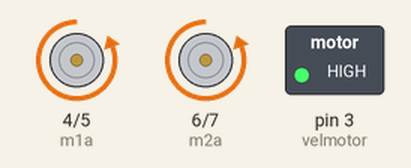
Recording of a sketch running on a simulated Arduino Uno, built with avr-gcc and run on an emulated ATmega328P. Parts: motor-driver pin pairs drawn as motors (green arrow = first pin HIGH = forward, orange = second pin HIGH = backward, longer = more drive), switched loads named in the sketch (green lamp = pin HIGH).

Above: at 1.5 s.
At 3.05 s:
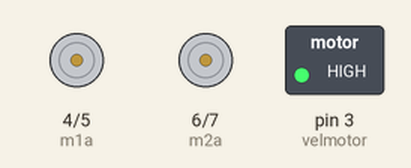
At 4.6 s:
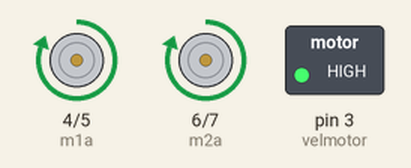
Timing chart, 0 to 7.0 s (numbered marks = the images above):
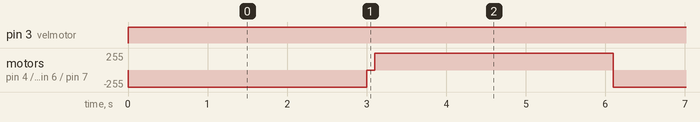

The sketch:

ponte_H.ino
```cpp
#define velmotor 3
#define m1a 4
#define m1b 5
#define m2a 6
#define m2b 7
#define tmp 3000
int vel = 0;

void setup() {
  pinMode(velmotor, OUTPUT);
  //Motor 1
  pinMode(m1a, OUTPUT);
  pinMode(m1b, OUTPUT);
  digitalWrite(m1a, LOW);
  digitalWrite(m1b, LOW);
  //Motor 2
  pinMode(m2a, OUTPUT);
  pinMode(m2b, OUTPUT);
  digitalWrite(m2a, LOW);
  digitalWrite(m2b, LOW);
  analogWrite(velmotor, vel);

}

void loop() {
  vel=255;
  digitalWrite(m1a, LOW);
  digitalWrite(m1b, HIGH);
  analogWrite(velmotor, vel);
  digitalWrite(m2a, LOW);
  digitalWrite(m2b, HIGH);
  analogWrite(velmotor, vel);
  delay(tmp);

  digitalWrite(m1a, LOW);
  digitalWrite(m1b, LOW);
  digitalWrite(m2a, LOW);
  digitalWrite(m2b, LOW);
  delay(100);

  digitalWrite(m1a, HIGH);
  digitalWrite(m1b, LOW);
  digitalWrite(m2a, HIGH);
  digitalWrite(m2b, LOW);
  analogWrite(velmotor, vel);
  delay(tmp);
}
```

Measured:
- by itself, pin 3 (velmotor): LOW → HIGH at 0.00 s
- by itself, motor on pin 4 (m1a) / pin 5 (m1b), motor on pin 6 (m2a) / pin 7 (m2b): repeats every 6.1 s: stopped 0.10 s, forward 255/255 3.0 s, backward 255/255 3.0 s
